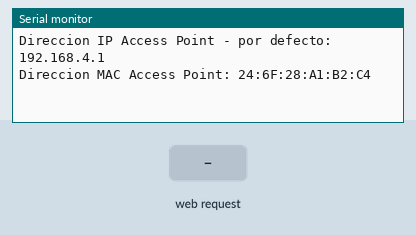
This sketch was run on a simulated ESP8266 (NodeMCU). Parts: the last lines printed to the serial monitor. The inputs (shaded band) are chosen by the test bench.

Above: at 1.2 s.
1.3 s: HTTP request GET /ANGL=- received
At 3.0 s:
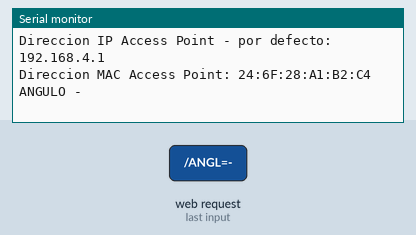
3.8 s: HTTP request GET /SPEED=- received
At 6.1 s:
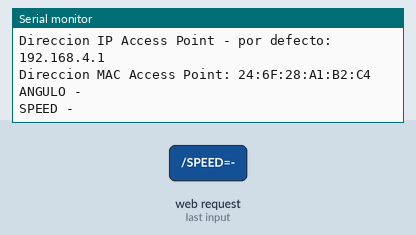

Measured:
- after the input at 1.3 s, the serial monitor: prints a new line after 1.0 s (image 1)
- after the input at 3.8 s, the serial monitor: prints a new line after 1.0 s (image 2)

The sketch:

timalapse.ino
```cpp
#include <ESP8266WiFi.h>
#include "WEB_SITE.h"

#define SPEED_CHANGE 10
#define ANGLE_CHANGE 10
#define MAX_SPEED 100
#define MIN_SPEED 0
#define MAX_ANGULO 360
#define MIN_ANGULO 0

#define _MIN(a,b) (((a)<(b))?(a):(b))
#define _MAX(a,b) (((a)>(b))?(a):(b))

typedef enum {GIRO_CONTINUO,GIRO_PERSONALIZADO,STOP} state;

const char ssid[]="timelapse";
const char password[]="123456789";
int velGiro= MIN_SPEED;//velocidad de giro en procentaje entre 0 y 100
int angulo=MIN_ANGULO;//angulo que gira, entre 0 y 360 grados
state estados=STOP;//estados del sitema

WiFiServer server(80);


void setup() {
  Serial.begin(115200);
  server.begin();
  WiFi.mode(WIFI_AP);
  WiFi.softAP(ssid,password);

  Serial.print("Direccion IP Access Point - por defecto: ");      //Imprime la dirección IP
  Serial.println(WiFi.softAPIP());
  Serial.print("Direccion MAC Access Point: ");                   //Imprime la dirección MAC
  Serial.println(WiFi.softAPmacAddress());

}

void loop() {


  WiFiClient cliente=server.available();
  String peticion;
  if (cliente) { //chequeo si hay una solicitud de un cliente
    while(!cliente.available())//espero respuesta del cliente, creo que no bloquea demasiado la ejecucuon del programa (REVISAR!!!!!!!!!!)
    {
      delay(1);
    }
    //Serial.println("nuevo cliente");
    //Serial.printf("Clientes conectados al Access Point: %dn", WiFi.softAPgetStationNum());
    peticion=cliente.readStringUntil('r');
    cliente.flush();//borro el buffer del nodemcu

//***************Analizo el mensaje del cliente **********************
    if (peticion.indexOf("/ANGL=+") != -1)
      {
        Serial.println("ANGULO +");
        angulo+=ANGLE_CHANGE;
        angulo=_MIN(angulo,MAX_ANGULO);
      }
    if (peticion.indexOf("/ANGL=-") != -1)
      {
        Serial.println("ANGULO -");
        angulo-=ANGLE_CHANGE;
        angulo= _MAX(angulo,MIN_ANGULO);
      }
    if (peticion.indexOf("/SPEED=+") != -1)
      {
        Serial.println("SPEED +");
        velGiro+=SPEED_CHANGE;
        velGiro=_MIN(velGiro,MAX_SPEED);
      }
    if (peticion.indexOf("/SPEED=-") != -1)
      {
        Serial.println("SPEED -");
        velGiro-=SPEED_CHANGE;
        velGiro=_MAX(velGiro,MIN_SPEED);
      }
//*****************************************************************

    drawWebSite(&cliente,&velGiro,&angulo);//se genera el sitio web
    delay(15);
  }

//************************GIRO*************************************

  switch (estados)
  {
    case STOP:
    break;
    case GIRO_CONTINUO:
    break;
    case GIRO_PERSONALIZADO:
    break;
    default:
    break;
  }


}
```

WEB_SITE.cpp
```cpp
#include "WEB_SITE.h"

void drawWebSite(WiFiClient * cliente,int * velGiro,int * angulo)
{
  cliente->println("HTTP/1.1 200 OK");
  cliente->println("");                                     //No olvidar esta línea de separación
  cliente->println("<!DOCTYPE HTML>");
  cliente->println("<meta charset='UTF-8'>");
  cliente->println("<html>");


  cliente->println("<table>");//INICIO DE LA TABLA
    cliente->println("<tr>");//inicio fila

      cliente->print("<td>Grados de giro:");//grados de giro
      cliente->print((*angulo));
      cliente->println("</td>");//grados de giro

      cliente->println("<td><button type='button' onClick=location.href='/ANGL=+'> AUMENTAR </button></td>");
      cliente->println("<td><button type='button' onClick=location.href='/ANGL=-'> DISMINUIR </button></td>");
    cliente->println("</tr>");//fin fila


    cliente->println("<tr>");//inicio fila
      cliente->print("<td>Velocidad de giro:");
      cliente->print((*velGiro));
      cliente->println("</td>");
      cliente->println("<td><button type='button' onClick=location.href='/SPEED=+'> AUMENTAR </button></td>");
      cliente->println("<td><button type='button' onClick=location.href='/SPEED=-'> DISMINUIR </button></td>");
    cliente->println("</tr>");//fin fila

    cliente->println("<tr>");//inicio fila
      cliente->println("<td>Invertir giro:</td>");
      cliente->println("<td><button type='button' onClick=location.href='/TOGG=GIRO'> START </button></td>");
    cliente->println("</tr>");//fin fila

    cliente->println("<tr>");//inicio fila
      cliente->println("<td>Giro personalizado:</td>");
      cliente->println("<td><button type='button' onClick=location.href='/PERS=ON'> START </button></td>");
    cliente->println("</tr>");//fin fila

    cliente->println("<tr>");//inicio fila
      cliente->println("<td>Giro continuo:</td>");
      cliente->println("<td><button type='button' onClick=location.href='/CONT=ON'> START </button></td>");
    cliente->println("</tr>");//fin fila

    cliente->println("<tr>");//inicio fila
      cliente->println("<td>Full stop:</td>");
      cliente->println("<td><button type='button' onClick=location.href='/STOP=ON'> STOP </button></td>");
    cliente->println("</tr>");//fin fil

  cliente->println("</table>");//FIN DE TABLA


  cliente->println("</html>"); //fin de html
}
```

WEB_SITE.h
```cpp
#ifndef WEB_SITE
#define WEB_SITE
#include <ESP8266WiFi.h>
void drawWebSite(WiFiClient * cliente,int * velGiro,int * angulo);
#endif
```
